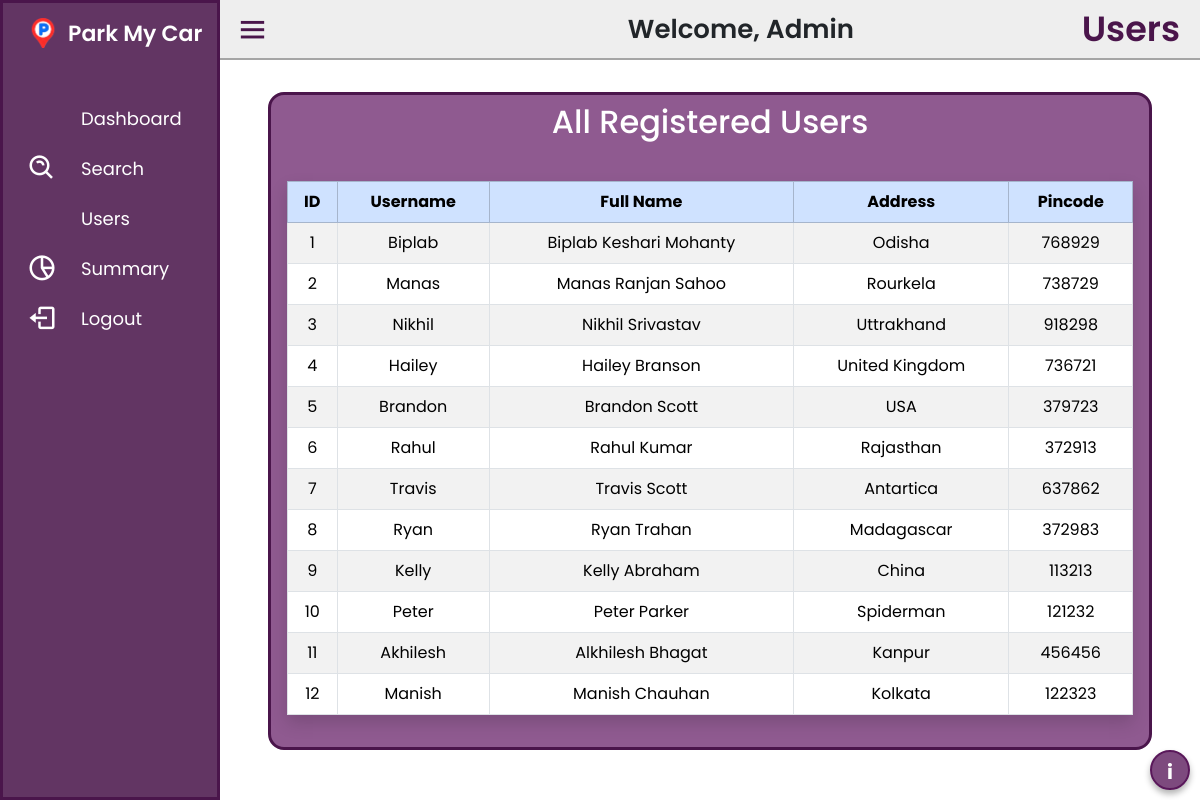
Before: /users (signed in) with the older database file.
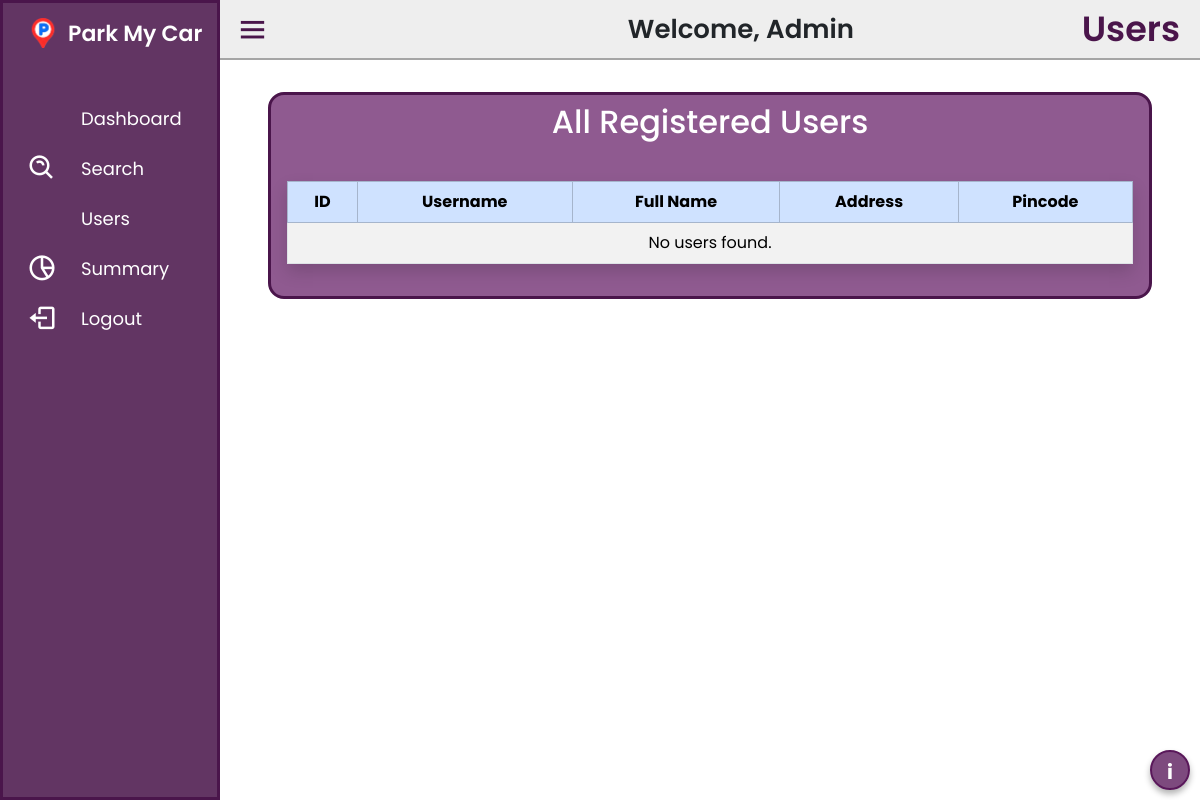
After: the same page with the newer database file.
### tables this page shows
CREATE TABLE users (
    id INTEGER PRIMARY KEY AUTOINCREMENT,
    username TEXT UNIQUE NOT NULL,
    full_name TEXT NOT NULL,
    password TEXT NOT NULL,
    address TEXT,
    pincode TEXT,
    wallet_balance REAL DEFAULT 0.0
);

### controllers/admin_controller.py (the view)
@admin_bp.route('/users')
def show_users():
    if not session.get("admin"):
        logout_user()
        session.clear()
        flash("Admin login required!", "danger")
        return redirect(url_for("auth.login"))
    conn = sqlite3.connect(get_db_path())
    conn.row_factory = sqlite3.Row  # Allows dict-like access
    cursor = conn.cursor()
    cursor.execute('SELECT * FROM users')
    users = cursor.fetchall()
    conn.close()
    return render_template("AdminTemplate.html",current="Users", users=users)

### controllers/admin_controller.py (called while the page is built)
def get_db_path():
    return current_app.config["DB_PATH"]

### templates/AdminTemplate.html (shortened to what this page needs)
<!DOCTYPE html>
<html lang="en" dir="ltr">
  <head>
    <link rel="stylesheet" href="../static/css/sidebar.css" />
    <link
      href="https://cdn.boxicons.com/fonts/basic/boxicons.min.css"
      rel="stylesheet"
    />
    <link
      href="https://unpkg.com/boxicons@2.0.7/css/boxicons.min.css"
      rel="stylesheet"
    />
  </head>
  <body>
    <div class="sidebar">
      <div class="logo-details">
        <img
          src="../static/images/favicon.png"
          alt=""
          style="height: 30px; margin-left: 25px; margin-right: 10px"
        />
        <span class="logo_name">Park&nbsp;My&nbsp;Car</span>
      </div>
      <ul class="nav-links">
        <li>
          <a href="/admindashboard">
            <i class="bx bx-dashboard-alt"></i>
            <span class="link_name">Dashboard</span>
          </a>
        </li>
        <li>
          <a href="/search">
            <i class='bx  bx-search-alt'  ></i>
            <span class="link_name">Search</span>
          </a>
        </li>
        <li>
          <a href="/users">
            <i class='bx  bx-community'  ></i>
            <span class="link_name">Users</span>
          </a>
        </li>
        <li>
          <a href="/adminsummary">
            <i class="bx bx-pie-chart-alt-2"></i>
            <span class="link_name">Summary</span>
          </a>
        </li>
        <li>
          <a data-bs-toggle="modal" data-bs-target="#LogoutCard" style="cursor: pointer;">
            <i class="bx bx-log-out"></i>
            <span class="link_name">Logout</span>
          </a>
        </li>
      </ul>
    </div>
    <section class="home-section">
      <div class="home-content ">
        <i class="bx bx-menu" style="width: 150px;"></i>
        <span class="text-nowrap">Welcome, Admin</span>
        <span class="text" style="margin-right: 20px;">{{current}}</span>
      </div>
      <div>{% if (current == "Dashboard")%}
        {%include "AdminDashboard.html"%}
        {%elif (current == "Users")%}
        {%include "RegisteredUsersTemplate.html"%}
        {%elif (current == "Search")%}
        {%include "AdminSearch.html"%}
        {%else%}
        {%include "AdminSummary.html"%}
        {% endif %}
    </div>
    </section>
  </body>
</html>

### templates/RegisteredUsersTemplate.html (shortened to what this page needs)
<!DOCTYPE html>
<html lang="en">
  <head>
    <link
      href="https://cdn.jsdelivr.net/npm/bootstrap@5.3.3/dist/css/bootstrap.min.css"
      rel="stylesheet"
    />
  </head>
  <body>
    {%include "Info.html"%}
    <div class="content-blur py-3 ">
      <div
        class="w-full rounded-4 d-flex flex-column align-items-center mx-5 my-3 pt-2 text-white" style="background-color: #671f68bb; border: 3px solid #4A154B;"
      >
        <h2 class="mb-4 text-center">All Registered Users</h2>
        {%include "Users.html"%}
      </div>
    </div>
  </body>
</html>

### templates/Info.html (shortened to what this page needs)
<div id="info-btn" onclick="toggleInfoBox()">i</div>

### templates/Users.html
<div class="px-3 w-100 rounded-2 p-3">
          <table class="table table-bordered table-hover table-striped shadow text-center align-middle">
            <thead class="table-primary">
              <tr>
                <th>ID</th>
                <th>Username</th>
                <th>Full Name</th>
                <th>Address</th>
                <th>Pincode</th>
              </tr>
            </thead>
            <tbody>
              {% for user in users %}
              <tr>
                <td>{{ user.id }}</td>
                <td>{{ user.username }}</td>
                <td>{{ user.full_name }}</td>
                <td>{{ user.address or '-' }}</td>
                <td>{{ user.pincode or '-' }}</td>
              </tr>
              {% else %}
              <tr>
                <td colspan="6" class="text-center">No users found.</td>
              </tr>
              {% endfor %}
            </tbody>
          </table>
        </div>

### static/css/sidebar.css (style rules this page uses)
* { margin: 0; padding: 0; box-sizing: border-box; font-family: "Poppins", sans-serif; }
.sidebar { position: fixed; top: 0; left: 0; height: 100%; width: 220px; background: #4a154bdc; z-index: 100; transition: all 0.5s ease; border: 3px solid #4A154B; }
.sidebar .logo-details { height: 60px; width: 100%; display: flex; align-items: center; }
.sidebar .logo-details .logo_name { font-size: 22px; color: #fff; font-weight: 600; transition: 0.05s ease; transition-delay: 0.01s; }
.sidebar .nav-links { height: 100%; padding: 30px 0 150px 0; overflow: auto; }
.sidebar .nav-links li { position: relative; list-style: none; transition: all 0.4s ease; }
.sidebar .nav-links li i { height: 50px; min-width: 78px; text-align: center; line-height: 50px; color: #fff; font-size: 30px; cursor: pointer; transition: all 0.3s ease; }
.sidebar .nav-links li a { display: flex; align-items: center; text-decoration: none; }
.sidebar .nav-links li a .link_name { font-size: 18px; font-weight: 400; color: #fff; transition: all 0.4s ease; }
.home-section { position: relative; height: 100vh; left: 220px; width: calc(100% - 220px); transition: all 0.5s ease; }
.home-section .home-content { background: #e0e0e08c; height: 60px; display: flex; justify-content:between; align-items: center; border-bottom: 2px solid #a5a5a5ff; }
.home-section .home-content .bx-menu, .home-section .home-content .text { color: #4A154B; font-size: 35px; }
.home-section .home-content .bx-menu { margin: 0 15px; cursor: pointer; }
.home-section .home-content { display: flex; justify-content: space-between; font-size: 26px; font-weight: 600; }

### templates/RegisteredUsersTemplate.html (style rules this page uses)
body { font-family: "Poppins", "Roboto", sans-serif; }

### templates/Info.html (style rules this page uses)
#info-btn { position: fixed; bottom: 10px; right: 10px; background-color: #59185ac7; color: white; width: 40px; height: 40px; font-size: 20px; font-weight: bold; border-radius: 50%; border: 2px solid #59185a; text-align: center; line-height: 40px; cursor: pointer; box-shadow: 0 4px 6px rgba(0, 0, 0, 0.3); z-index: 9999; transition: background-color 0.3s ease; }

Changed rows visible on the page:
removed users: id "1", username "Biplab", full_name "Biplab Keshari Mohanty", address "Odisha", pincode "768929"
removed users: id "2", username "Manas", full_name "Manas Ranjan Sahoo", address "Rourkela", pincode "738729"
removed users: id "3", username "Nikhil", full_name "Nikhil Srivastav", address "Uttrakhand", pincode "918298"
removed users: id "4", username "Hailey", full_name "Hailey Branson", address "United Kingdom", pincode "736721"
removed users: id "5", username "Brandon", full_name "Brandon Scott", address "USA", pincode "379723"
removed users: id "6", username "Rahul", full_name "Rahul Kumar", address "Rajasthan", pincode "372913"
removed users: id "7", username "Travis", full_name "Travis Scott", address "Antartica", pincode "637862"
removed users: id "8", username "Ryan", full_name "Ryan Trahan", address "Madagascar", pincode "372983"
removed users: id "9", username "Kelly", full_name "Kelly Abraham", address "China", pincode "113213"
removed users: id "10", username "Peter", full_name "Peter Parker", address "Spiderman", pincode "121232"
removed users: id "11", username "Akhilesh", full_name "Alkhilesh Bhagat", address "Kanpur", pincode "456456"
removed users: id "12", username "Manish", full_name "Manish Chauhan", address "Kolkata", pincode "122323"
Other visible differences:
text now shown: "No users found."
